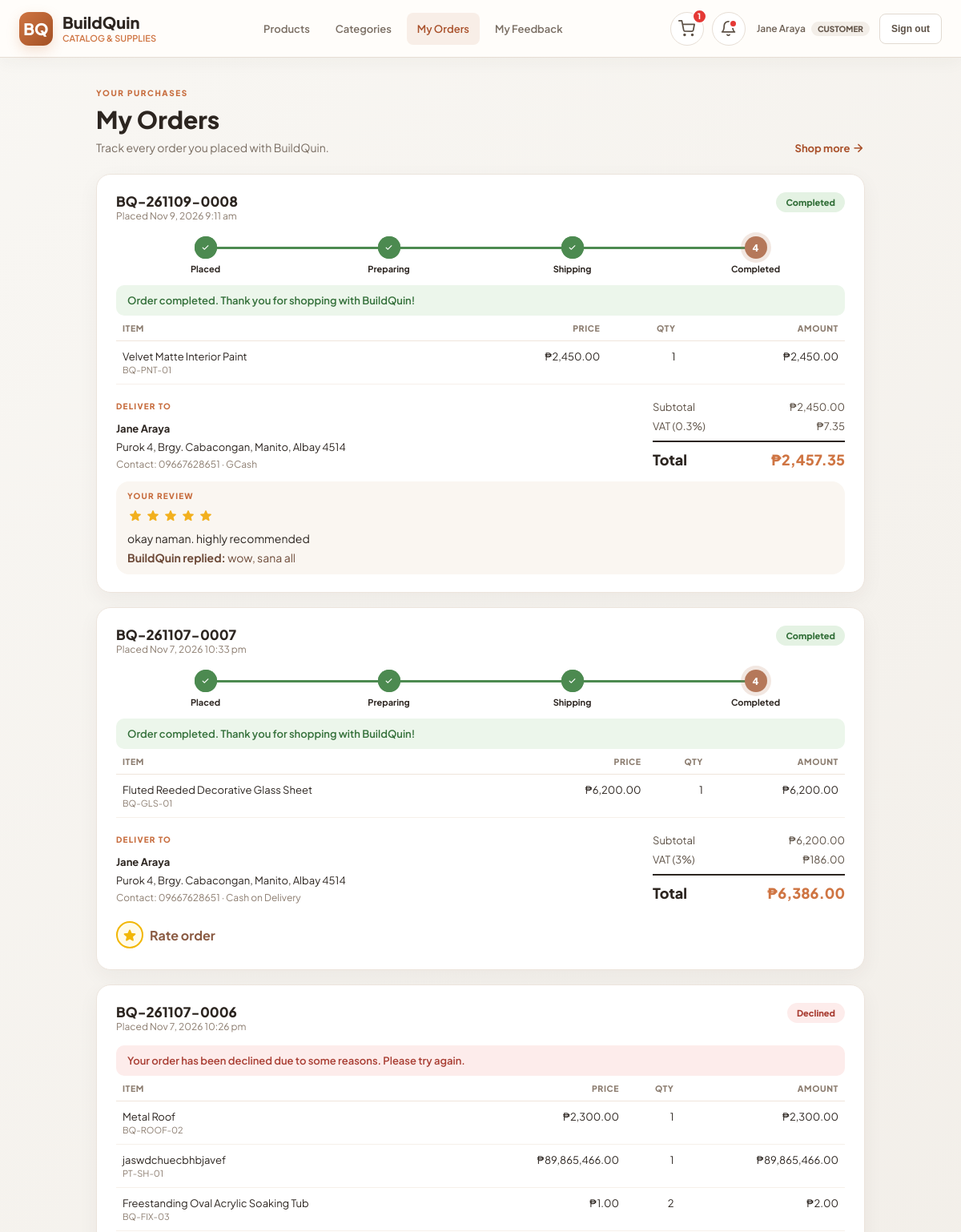
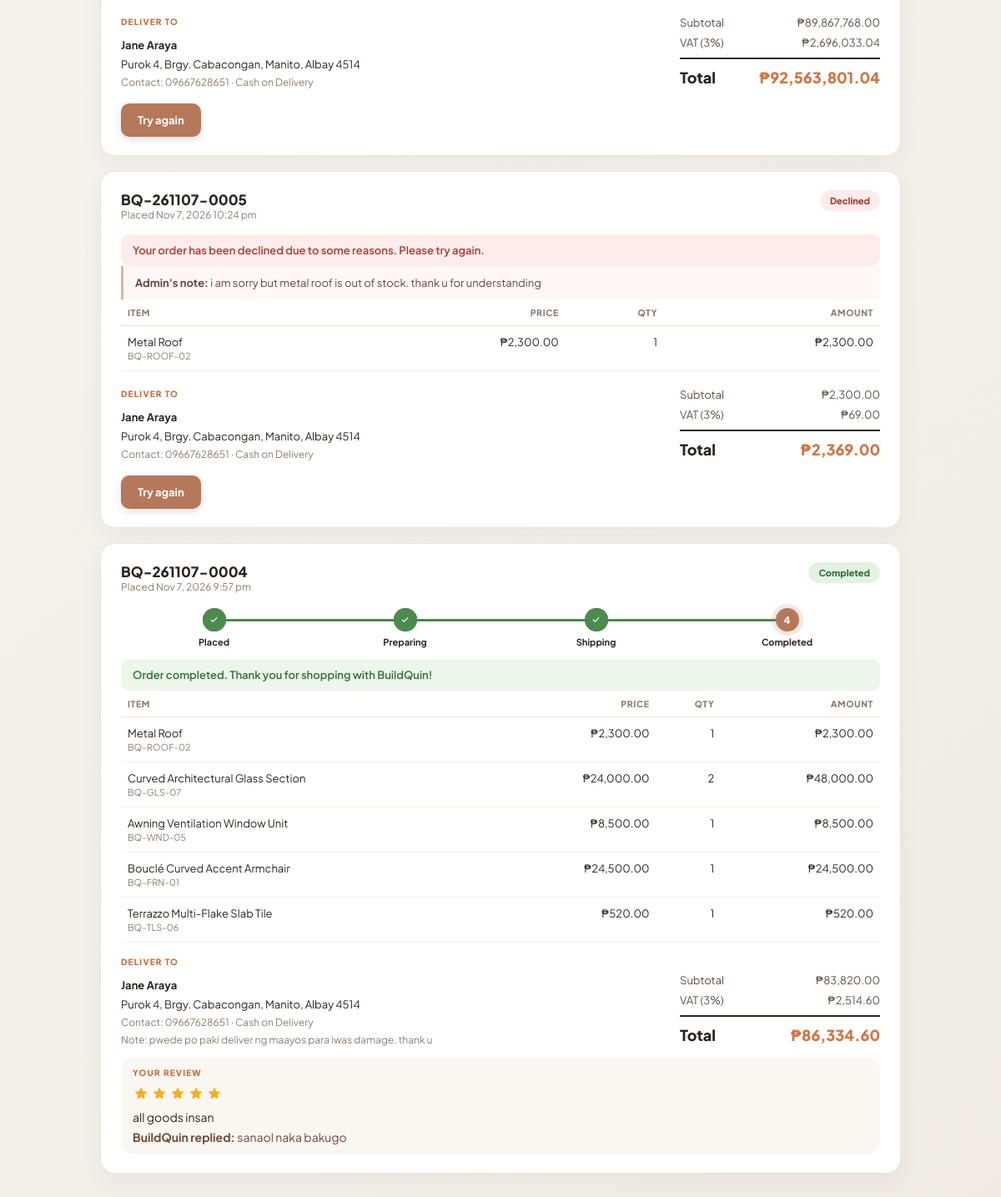
Screenshot of /index.php?page=my_orders (signed in) with the database file from the repository (2 pictures, top to bottom).
### tables this page shows
CREATE TABLE `orders` (
  `id` int(10) UNSIGNED NOT NULL,
  `order_number` varchar(30) NOT NULL,
  `user_id` int(10) UNSIGNED DEFAULT NULL,
  `customer_name` varchar(100) NOT NULL,
  `contact_number` varchar(30) NOT NULL,
  `shipping_address` varchar(600) NOT NULL,
  `payment_method` varchar(40) NOT NULL DEFAULT 'Cash on Delivery',
  `notes` varchar(500) DEFAULT NULL,
  `subtotal` decimal(12,2) NOT NULL,
  `vat_rate` decimal(5,2) NOT NULL DEFAULT 3.00,
  `vat_amount` decimal(12,2) NOT NULL,
  `total` decimal(12,2) NOT NULL,
  `status` enum('pending','accepted','shipping','completed','declined','cancelled') NOT NULL DEFAULT 'pending',
  `decline_reason` varchar(500) DEFAULT NULL,
  `handled_by` int(10) UNSIGNED DEFAULT NULL,
  `created_at` timestamp NOT NULL DEFAULT current_timestamp(),
  `updated_at` timestamp NULL DEFAULT NULL
);

CREATE TABLE `order_items` (
  `id` int(10) UNSIGNED NOT NULL,
  `order_id` int(10) UNSIGNED NOT NULL,
  `product_id` int(11) DEFAULT NULL,
  `product_code` varchar(50) NOT NULL,
  `product_name` varchar(150) NOT NULL,
  `unit_price` decimal(10,2) NOT NULL,
  `quantity` int(10) UNSIGNED NOT NULL,
  `line_total` decimal(12,2) NOT NULL
);

### html/index.php (called while the page is built, shortened)
<?php
require_once __DIR__ . '/../db/auth.php';
$page = get_string('page') ?: 'home';
$routes = [
    'dashboard' => 'home.php',
    'home' => 'home.php',
    'products' => 'products.php',
    'categories' => 'categories.php',
    'add' => 'add.php',
    'update' => 'update.php',
    'delete' => 'delete.php',
    'add_category' => 'add_category.php',
    'edit_category' => 'edit_category.php',
    'delete_category' => 'delete_category.php',
    'users' => 'users.php',
    'inquiries' => 'inquiries.php',
    'orders' => 'orders.php',
    'submit_feedback' => 'submit_feedback.php',
    'my_feedback' => 'my_feedback.php',
    'cart' => 'cart.php',
    'cart_add' => 'cart_actions.php',
    'cart_update' => 'cart_actions.php',
    'cart_remove' => 'cart_actions.php',
    'address_save' => 'cart_actions.php',
    'address_delete' => 'cart_actions.php',
    'place_order' => 'cart_actions.php',
    'my_orders' => 'my_orders.php',
    'notifications' => 'notifications.php',
    'notifications_read' => 'notifications.php',
];
include __DIR__ . '/' . $routes[$page];

### db/auth.php (called while the page is built, shortened)
<?php
function get_string(string $name): string
{
    return isset($_GET[$name]) && is_string($_GET[$name]) ? $_GET[$name] : '';
}
function e($value): string
{
    return htmlspecialchars((string) $value, ENT_QUOTES, 'UTF-8');
}
require_once __DIR__ . '/shop.php';
?>

### html/my_orders.php (the view, shortened to what this page needs)
<?php
require_once __DIR__ . '/../db/db.php';
$userId = (int) $_SESSION['user_id'];
$stmt = $conn->prepare('SELECT * FROM orders WHERE user_id = ? ORDER BY id DESC LIMIT 50');
$stmt->bind_param('i', $userId);
$stmt->execute();
$result = $stmt->get_result();
$orders = [];
$reviewStmt = $conn->prepare('SELECT rating, message, photos, response, created_at FROM order_reviews WHERE order_id = ?');
while ($row = $result->fetch_assoc()) {
    $row['items'] = load_order_items($conn, (int) $row['id']);
    $orderKey = (int) $row['id'];
    $reviewStmt->bind_param('i', $orderKey);
    $reviewStmt->execute();
    $row['review'] = $reviewStmt->get_result()->fetch_assoc() ?: null;
    $orders[] = $row;
}
$noticeKey = get_string('notice');
$justPlaced = $noticeKey === 'order_placed';
$statusMessages = [
    'pending' => "Waiting for the admin's response.",
    'accepted' => 'The admin is preparing your order.',
    'shipping' => 'Your order is on shipping.',
    'completed' => 'Order completed. Thank you for shopping with BuildQuin!',
    'declined' => 'Your order has been declined due to some reasons. Please try again.',
    'cancelled' => 'You cancelled this order.',
];
$steps = ['pending' => 'Placed', 'accepted' => 'Preparing', 'shipping' => 'Shipping', 'completed' => 'Completed'];
$stepOrder = array_keys($steps);
?>
<!DOCTYPE html>
<html lang="en">
<head>
    <link rel="stylesheet" href="../css/icons.css">
    <link rel="stylesheet" href="../css/orders.css?v=bq6">
    <link rel="stylesheet" href="../css/confirmations.css">
    <link rel="stylesheet" href="../css/lightbox.css">
    <link rel="stylesheet" href="../css/navigation.css?v=bq6">
</head>
<body class="shop-page">
    <?php include __DIR__ . '/navigation.php'; ?>
    <main class="shop-wrap narrow">
        <div class="shop-heading">
            <div>
                <p class="eyebrow">YOUR PURCHASES</p>
                <h1>My Orders</h1>
                <p>Track every order you placed with BuildQuin.</p>
            </div>
            <a class="ghost-link" href="index.php?page=products">Shop more <span class="mi">arrow_forward</span></a>
        </div>
        <?php if (!$orders): ?>
            <div class="empty-card">
                <div class="empty-icon"><span class="mi">inventory_2</span></div>
                <h2>No orders yet</h2>
                <p>When you place an order it will show up here with live status updates.</p>
                <a class="btn-primary" href="index.php?page=products">Browse products</a>
            </div>
        <?php else: ?>
            <div class="order-list">
                <?php foreach ($orders as $order):
                    $status = $order['status'];
                    $reached = array_search($status, $stepOrder, true);
                    $isHighlighted = $justPlaced && (int) $order['id'] === (int) get_string('order');
                ?>
                    <article class="order-card <?= $isHighlighted ? 'highlight' : '' ?>">
                        <header class="order-head">
                            <div>
                                <h2><?= e($order['order_number']) ?></h2>
                                <p class="muted-small">Placed <?= e(date('M j, Y g:i a', strtotime($order['created_at']))) ?></p>
                            </div>
                            <span class="status-pill status-<?= e($status) ?>"><?= e(order_status_label($status)) ?></span>
                        </header>
                        <?php if ($reached !== false): ?>
                            <ol class="tracker" aria-label="Order progress">
                                <?php foreach ($stepOrder as $index => $stepKey): ?>
                                    <li class="<?= $index < $reached ? 'done' : ($index === $reached ? 'current' : '') ?>"><span><?= $index < $reached ? '<span class="mi">check</span>' : $index + 1 ?></span><?= e($steps[$stepKey]) ?></li>
                                <?php endforeach; ?>
                            </ol>
                        <?php endif; ?>
                        <p class="status-message-line status-line-<?= e($status) ?>"><?= e($statusMessages[$status] ?? '') ?></p>
                        <?php if ($status === 'declined' && $order['decline_reason'] !== null && $order['decline_reason'] !== ''): ?>
                            <p class="decline-reason"><strong>Admin's note:</strong> <?= e($order['decline_reason']) ?></p>
                        <?php endif; ?>
                        <table class="items-table">
                            <thead><tr><th>Item</th><th class="num">Price</th><th class="num">Qty</th><th class="num">Amount</th></tr></thead>
                            <tbody>
                                <?php foreach ($order['items'] as $item): ?>
                                    <tr>
                                        <td><?= e($item['product_name']) ?><small><?= e($item['product_code']) ?></small></td>
                                        <td class="num"><?= money($item['unit_price']) ?></td>
                                        <td class="num"><?= (int) $item['quantity'] ?></td>
                                        <td class="num"><?= money($item['line_total']) ?></td>
                                    </tr>
                                <?php endforeach; ?>
                            </tbody>
                        </table>
                        <div class="order-foot">
                            <div class="ship-info">
                                <div class="receipt-label">Deliver to</div>
                                <strong><?= e($order['customer_name']) ?></strong>
                                <span><?= e($order['shipping_address']) ?></span>
                                <span class="muted-small">Contact: <?= e($order['contact_number']) ?> &middot; <?= e($order['payment_method']) ?></span>
                                <?php if ($order['notes'] !== null && $order['notes'] !== ''): ?><span class="muted-small">Note: <?= e($order['notes']) ?></span><?php endif; ?>
                            </div>
                            <div class="totals compact">
                                <div><span>Subtotal</span><span><?= money($order['subtotal']) ?></span></div>
                                <div><span>VAT (<?= rtrim(rtrim(number_format((float) $order['vat_rate'], 2), '0'), '.') ?>%)</span><span><?= money($order['vat_amount']) ?></span></div>
                                <div class="grand"><span>Total</span><span><?= money($order['total']) ?></span></div>
                            </div>
                        </div>
                        <?php if ($status === 'pending'): ?>
                            <form class="order-actions" action="index.php?page=my_orders" method="post" data-confirm data-confirm-title="Cancel order" data-confirm-message="Cancel this order? You can place a new one anytime.">
                                <input type="hidden" name="csrf_token" value="<?= e(csrf_token()) ?>">
                                <input type="hidden" name="order_id" value="<?= (int) $order['id'] ?>">
                                <input type="hidden" name="action" value="cancel">
                                <button class="btn-danger-outline" type="submit">Cancel order</button>
                            </form>
                        <?php elseif ($status === 'completed'): ?>
                            <?php $review = $order['review']; ?>
                            <?php if ($review): ?>
                                <div class="my-review">
                                    <div class="receipt-label">Your review</div>
                                    <?= review_stars((int) $review['rating']) ?>
                                    <?php if ($review['message'] !== null && $review['message'] !== ''): ?><p><?= nl2br(e($review['message'])) ?></p><?php endif; ?>
                                    <?php if ($review['response'] !== null && $review['response'] !== ''): ?>
                                        <p class="review-reply"><strong>BuildQuin replied:</strong> <?= e($review['response']) ?></p>
                                    <?php endif; ?>
                                </div>
                            <?php else: ?>
                                <div class="order-actions">
                                    <button class="rate-btn" type="button" data-rate-order="<?= (int) $order['id'] ?>" data-rate-number="<?= e($order['order_number']) ?>"><span class="rate-circle"><span class="mi">star</span></span> Rate order</button>
                                </div>
                            <?php endif; ?>
                        <?php elseif ($status === 'declined'): ?>
                            <div class="order-actions"><a class="btn-primary" href="index.php?page=products">Try again</a></div>
                        <?php endif; ?>
                    </article>
                <?php endforeach; ?>
            </div>
        <?php endif; ?>
    </main>
</body>
</html>

### db/shop.php (shortened to what this page needs)
<?php
function money($amount): string
{
    return '₱' . number_format((float) $amount, 2);
}
function order_status_label(string $status): string
{
    $labels = [
        'pending' => 'Waiting for admin',
        'accepted' => 'Preparing your order',
        'shipping' => 'On shipping',
        'completed' => 'Completed',
        'declined' => 'Declined',
        'cancelled' => 'Cancelled',
    ];
    return $labels[$status] ?? ucfirst($status);
}
function review_stars(int $rating): string
{
    $rating = max(0, min(5, $rating));
    $html = '<span class="review-stars" role="img" aria-label="' . $rating . ' out of 5 stars">';
    for ($i = 1; $i <= 5; $i++) {
        $html .= '<span class="mi' . ($i <= $rating ? '' : ' off') . '">star</span>';
    }
    return $html . '</span>';
}
function load_order_items(mysqli $conn, int $orderId): array
{
    $stmt = $conn->prepare('SELECT product_id, product_code, product_name, unit_price, quantity, line_total FROM order_items WHERE order_id = ? ORDER BY id ASC');
    $stmt->bind_param('i', $orderId);
    $stmt->execute();
    $items = [];
    $result = $stmt->get_result();
    while ($row = $result->fetch_assoc()) {
        $items[] = $row;
    }
    return $items;
}
?>

### rows the page displays
orders: order_number "BQ-261109-0008", created_at "Nov 9, 2026 9:11 am", status "Completed", stepKey "Placed", stepKey "Preparing", stepKey "Shipping", stepKey "Completed", status "Order completed. Thank you for shopping with BuildQuin!", customer_name "Jane Araya", shipping_address "Purok 4, Brgy. Cabacongan, Manito, Albay 4514", contact_number "09667628651", payment_method "GCash", subtotal "₱2,450.00", vat_rate "0.3", vat_amount "₱7.35", total "₱2,457.35", message "okay naman. highly recommended", response "wow, sana all"
order_items: product_name "Velvet Matte Interior Paint", product_code "BQ-PNT-01", unit_price "₱2,450.00", quantity "1", line_total "₱2,450.00"
orders: order_number "BQ-261107-0007", created_at "Nov 7, 2026 10:33 pm", status "Completed", stepKey "Placed", stepKey "Preparing", stepKey "Shipping", stepKey "Completed", status "Order completed. Thank you for shopping with BuildQuin!", customer_name "Jane Araya", shipping_address "Purok 4, Brgy. Cabacongan, Manito, Albay 4514", contact_number "09667628651", payment_method "Cash on Delivery", subtotal "₱6,200.00", vat_rate "3", vat_amount "₱186.00", total "₱6,386.00"
order_items: product_name "Fluted Reeded Decorative Glass Sheet", product_code "BQ-GLS-01", unit_price "₱6,200.00", quantity "1", line_total "₱6,200.00"
orders: order_number "BQ-261107-0006", created_at "Nov 7, 2026 10:26 pm", status "Declined", status "Your order has been declined due to some reasons. Please try again.", customer_name "Jane Araya", shipping_address "Purok 4, Brgy. Cabacongan, Manito, Albay 4514", contact_number "09667628651", payment_method "Cash on Delivery", subtotal "₱89,867,768.00", vat_rate "3", vat_amount "₱2,696,033.04", total "₱92,563,801.04", shows "Try again"
order_items: product_name "Metal Roof", product_code "BQ-ROOF-02", unit_price "₱2,300.00", quantity "1", line_total "₱2,300.00"
order_items: product_name "jaswdchuecbhbjavef", product_code "PT-SH-01", unit_price "₱89,865,466.00", quantity "1", line_total "₱89,865,466.00"
order_items: product_name "Freestanding Oval Acrylic Soaking Tub", product_code "BQ-FIX-03", unit_price "₱1.00", quantity "2", line_total "₱2.00"
orders: order_number "BQ-261107-0005", created_at "Nov 7, 2026 10:24 pm", status "Declined", status "Your order has been declined due to some reasons. Please try again.", decline_reason "i am sorry but metal roof is out of stock. thank u for understanding", customer_name "Jane Araya", shipping_address "Purok 4, Brgy. Cabacongan, Manito, Albay 4514", contact_number "09667628651", payment_method "Cash on Delivery", subtotal "₱2,300.00", vat_rate "3", vat_amount "₱69.00", total "₱2,369.00", shows "Try again"
orders: order_number "BQ-261107-0004", created_at "Nov 7, 2026 9:57 pm", status "Completed", stepKey "Placed", stepKey "Preparing", stepKey "Shipping", stepKey "Completed", status "Order completed. Thank you for shopping with BuildQuin!", customer_name "Jane Araya", shipping_address "Purok 4, Brgy. Cabacongan, Manito, Albay 4514", contact_number "09667628651", payment_method "Cash on Delivery", notes "pwede po paki deliver ng maayos para iwas damage. thank u", subtotal "₱83,820.00", vat_rate "3", vat_amount "₱2,514.60", total "₱86,334.60", message "all goods insan", response "sanaol naka bakugo"
order_items: product_name "Curved Architectural Glass Section", product_code "BQ-GLS-07", unit_price "₱24,000.00", quantity "2", line_total "₱48,000.00"
order_items: product_name "Awning Ventilation Window Unit", product_code "BQ-WND-05", unit_price "₱8,500.00", quantity "1", line_total "₱8,500.00"
order_items: product_name "Bouclé Curved Accent Armchair", product_code "BQ-FRN-01", unit_price "₱24,500.00", quantity "1", line_total "₱24,500.00"
order_items: product_name "Terrazzo Multi-Flake Slab Tile", product_code "BQ-TLS-06", unit_price "₱520.00", quantity "1", line_total "₱520.00"

### other values shown
$navCartCount "1"
$_SESSION['full_name'] "Jane Araya"
role_display($_SESSION['role'], $_SESSION['staff_role'] ?? null) "CUSTOMER"
